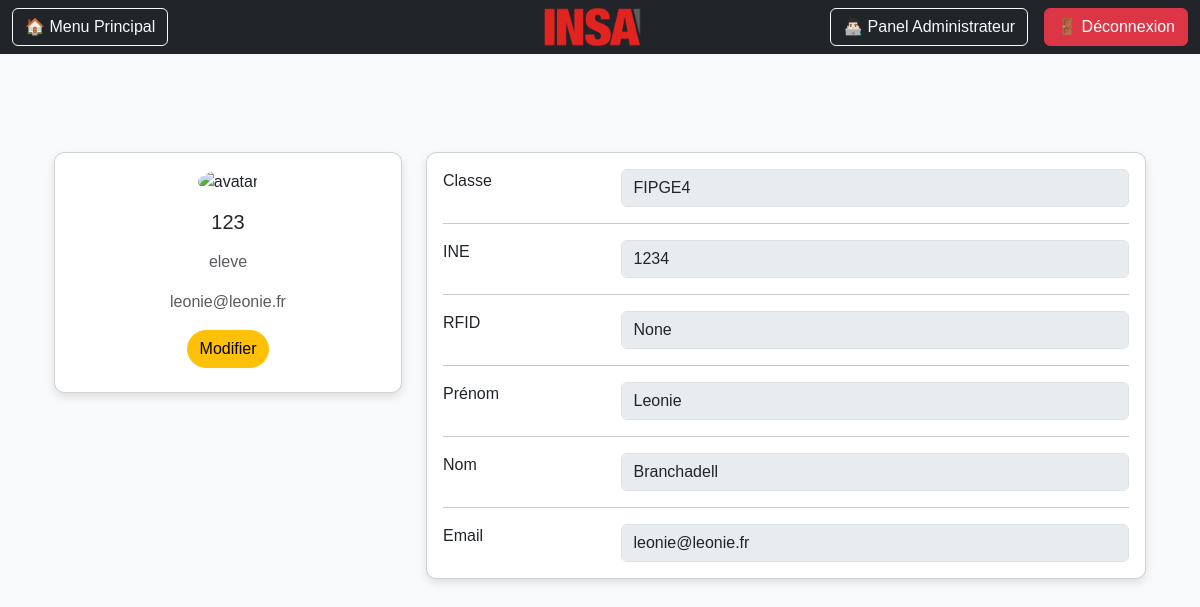
Page /accounts/profile/4/ (signed in) on the committed database.
### users/models.py (models this page shows, shortened)
class CustomUser(AbstractUser):
    ROLES = [
        ('admin', 'Admin'),
        ('prof', 'Prof'),
        ('secretaire', 'Secrétaire'),
        ('eleve', 'Élève'),
    ]
    role = models.CharField(max_length=20, choices=ROLES)
    ine = models.CharField(max_length=15, blank=True, null=True)
    classe = models.ForeignKey(Classe, on_delete=models.SET_NULL, null=True, blank=True, help_text="Applicable uniquement si le rôle est Élève")
    rfid = models.CharField(max_length=15, blank=True, null=True)

class Classe(models.Model):
    nom = models.CharField(max_length=100, unique=True)  # Nom de la classe (ex: "Mathématiques 101")

### users/views.py (the view)
# urls.py: path('accounts/profile/<int:user_id>/', profile, name='profile'),
@login_required
def profile(request, user_id):
    profil_utilisateur = get_object_or_404(CustomUser, id=user_id)
    classes = Classe.objects.all()
    if profil_utilisateur != request.user:
        if (request.user.role not in ['admin', 'prof', 'secretaire']) and not request.user.is_superuser:
            return HttpResponseForbidden("Vous n'avez pas l'autorisation de voir ce profil.")
    return render(request, 'profile.html', {'profil_utilisateur': profil_utilisateur, "classes": classes})

### users/templates/profile.html (shortened to what this page needs)
{% extends "base.html" %}
{% load static %}
{% block content %}
<head>
    <link rel="stylesheet" href="https://cdn.jsdelivr.net/npm/bootstrap@5.3.0/dist/css/bootstrap.min.css">
    <link rel="stylesheet" href="{% static 'css/profile.css' %}">
</head>
<body>
    <section class="profile-section">
        <div class="container py-5">
            <div class="row">
                <div class="col-lg-4">
                    <div class="card mb-4 text-center">
                        <div class="card-body">
                            <img src="https://mdbcdn.b-cdn.net/img/Photos/new-templates/bootstrap-chat/ava3.webp"
                                 alt="avatar" class="rounded-circle img-fluid" style="width: 150px;">
                            <h5 class="my-3">{{ profil_utilisateur.username }}</h5>
                            <p class="text-muted">{{ profil_utilisateur.role }}</p>
                            <p class="text-muted">{{ profil_utilisateur.email }}</p>
                            <div class="d-flex justify-content-center mb-2">
                                {% if request.user.role == 'admin' or request.user.role == 'secretaire' or request.user.is_superuser %}
                                    <button type="button" class="btn btn-warning" onclick="enableEditing()">Modifier</button>
                                {% endif %}
                            </div>
                        </div>
                    </div>
                </div>
                <div class="col-lg-8">
                    <form id="editProfileForm" method="post" action="{% url 'edit_user' profil_utilisateur.id %}">
                        <div class="card mb-4">
                            <div class="card-body">
                                <div class="row">
                                    <div class="col-sm-3"><p class="mb-0">Classe</p></div>
                                    <div class="col-sm-9">
                                        <select name="classe" class="form-control" disabled>
                                            {% for classe in classes %}
                                                <option value="{{ classe.id }}" {% if profil_utilisateur.classe and profil_utilisateur.classe.id == classe.id %}selected{% endif %}>{{ classe.nom }}</option>
                                            {% endfor %}
                                        </select>
                                    </div>
                                </div>
                                <hr>
                                <div class="row">
                                    <div class="col-sm-3"><p class="mb-0">INE</p></div>
                                    <div class="col-sm-9"><input type="text" name="ine" class="form-control" value="{{ profil_utilisateur.ine }}" disabled></div>
                                </div>
                                <hr>
                                <div class="row">
                                    <div class="col-sm-3"><p class="mb-0">RFID</p></div>
                                    <div class="col-sm-9"><input type="text" name="rfid" class="form-control" value="{{ profil_utilisateur.rfid }}" disabled></div>
                                </div>
                                <hr>
                                <div class="row">
                                    <div class="col-sm-3"><p class="mb-0">Prénom</p></div>
                                    <div class="col-sm-9"><input type="text" name="first_name" class="form-control" value="{{ profil_utilisateur.first_name }}" disabled></div>
                                </div>
                                <hr>
                                <div class="row">
                                    <div class="col-sm-3"><p class="mb-0">Nom</p></div>
                                    <div class="col-sm-9"><input type="text" name="last_name" class="form-control" value="{{ profil_utilisateur.last_name }}" disabled></div>
                                </div>
                                <hr>
                                <div class="row">
                                    <div class="col-sm-3"><p class="mb-0">Email</p></div>
                                    <div class="col-sm-9"><input type="email" name="email" class="form-control" value="{{ profil_utilisateur.email }}" disabled></div>
                                </div>
                            </div>
                        </div>
                    </form>
                </div>
            </div>
        </div>
    </section>
</body>
{% endblock %}

### static/css/profile.css (style rules this page uses)
body { font-family: 'Poppins', sans-serif; background-color: #f8f9fa; }
.container { margin-top: 50px; }
.card { border-radius: 10px; box-shadow: 0 4px 8px rgba(0, 0, 0, 0.1); }
.card-body img { border-radius: 50%; width: 120px; height: 120px; object-fit: cover; }
.card .btn { border-radius: 20px; }
.card { animation: fadeIn 0.5s ease-in-out; }

### rows in the picture
CustomUser: username "123", role "eleve", email "leonie@leonie.fr", classe "FIPGE4", ine "1234", rfid "None", first_name "Leonie", last_name "Branchadell"
